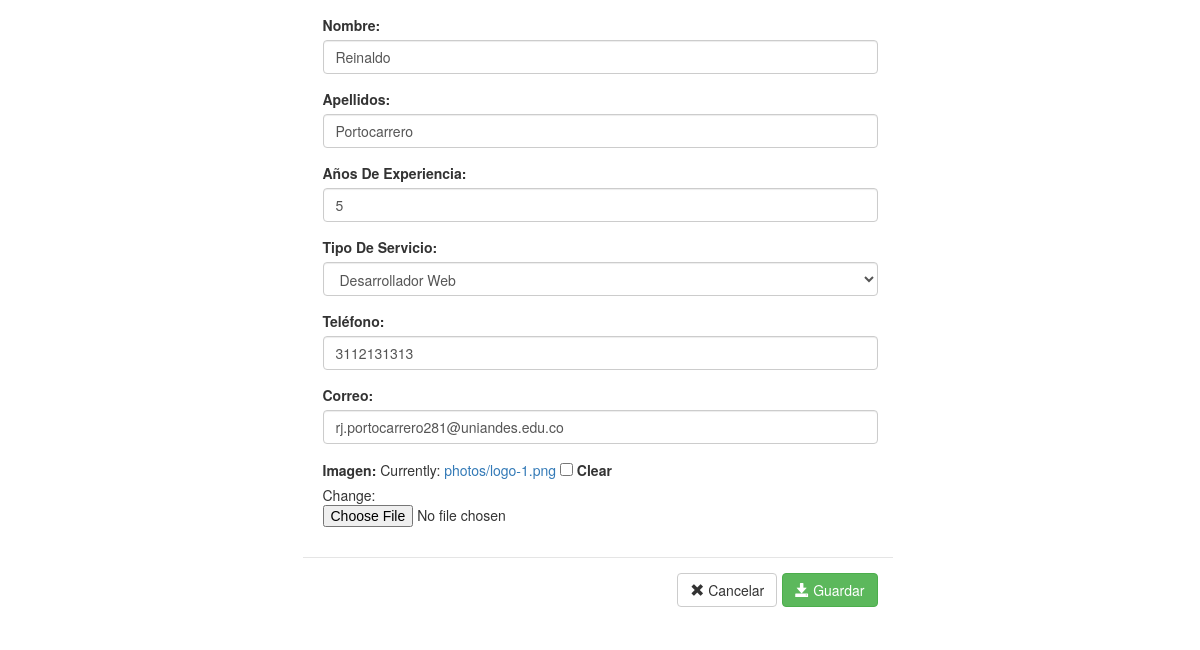
Before: /editar/5 with the older database file.
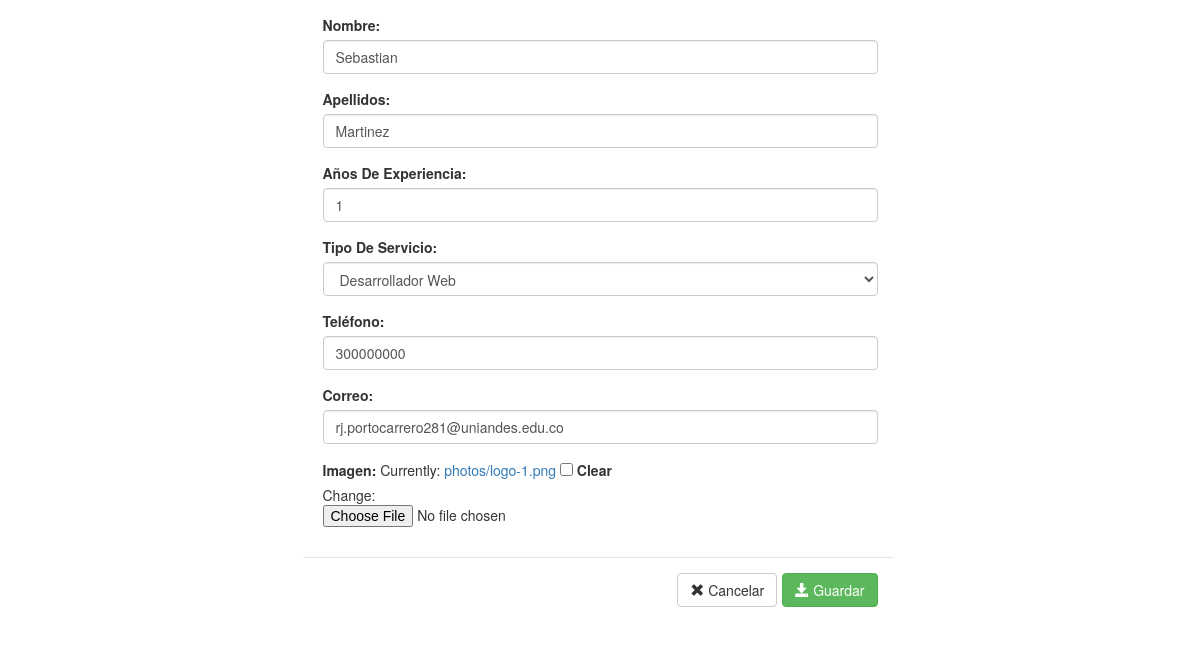
After: the same page with the newer database file.
### independent/models.py (models this page shows)
class Trabajador(models.Model):
    nombre = models.CharField(max_length=1000)
    apellidos = models.CharField(max_length=1000)
    aniosExperiencia = models.IntegerField()
    tiposDeServicio = models.ForeignKey(TiposDeServicio, on_delete=models.CASCADE, null=True)
    telefono = models.CharField(max_length=1000)
    correo = models.CharField(max_length=1000)
    imagen = models.ImageField(upload_to='photos', null=True, blank=True)
    usuarioId = models.OneToOneField(User, on_delete=models.CASCADE, null=True)

### independent/views.py (the view)
# urls.py: url(r'^editar/(?P<idTrabajador>\d+)$', views.editar_perfil, name='editar'),
def editar_perfil(request,idTrabajador):
    trabajador=Trabajador.objects.get(usuarioId=idTrabajador)
    if request.method == 'POST':
        form_trabajador = TrabajadorForm(request.POST, request.FILES, instance=trabajador)
        if form_trabajador.is_valid():
            form_trabajador.save()
            return HttpResponseRedirect('/')
    else:
        form_trabajador = TrabajadorForm(instance=trabajador)
    context = {'form_trabajador': form_trabajador}
    return render(request, 'independent/editar.html', context)

### independent/models.py (called while the page is built)
    def __str__(self):
        return self.nombre

### templates/independent/editar.html (shortened to what this page needs)
<!DOCTYPE html>
<html lang="en">
<head>
    <link rel="stylesheet" href="https://maxcdn.bootstrapcdn.com/bootstrap/3.3.6/css/bootstrap.min.css"
>
</head>
<body>
  <div class="row">
    <div class="col-md-6 col-md-offset-3">
      <form role="form" method="post" enctype="multipart/form-data" id="edit-form" novalidate="novalidate">
        <div class="modal-body">
          {% for field in form_trabajador %}
          <div class="form-group">
            {{ field.label_tag }}
            {{ field }}
          </div>
          {% endfor %}
        </div>
        <div class="modal-footer btn-toolbar">
          <button type="submit"id="id_grabar" class="btn btn-default btn-success pull-right">
            <span class="glyphicon glyphicon-save"></span> Guardar
          </button>
          <button type="submit" class="btn btn-default btn-default pull-right" data-dismiss="modal"
          style="margin-left: 5px">
          <span class="glyphicon glyphicon-remove"></span> Cancelar
        </button>
      </div>
    </form>
  </div>
</div>
</body>

Changed rows visible on the page:
changed Trabajador "Desarrollador Web": nombre "Reinaldo" → "Sebastian"; apellidos "Portocarrero" → "Martinez"; aniosExperiencia "5" → "1"; telefono "3112131313" → "300000000"
